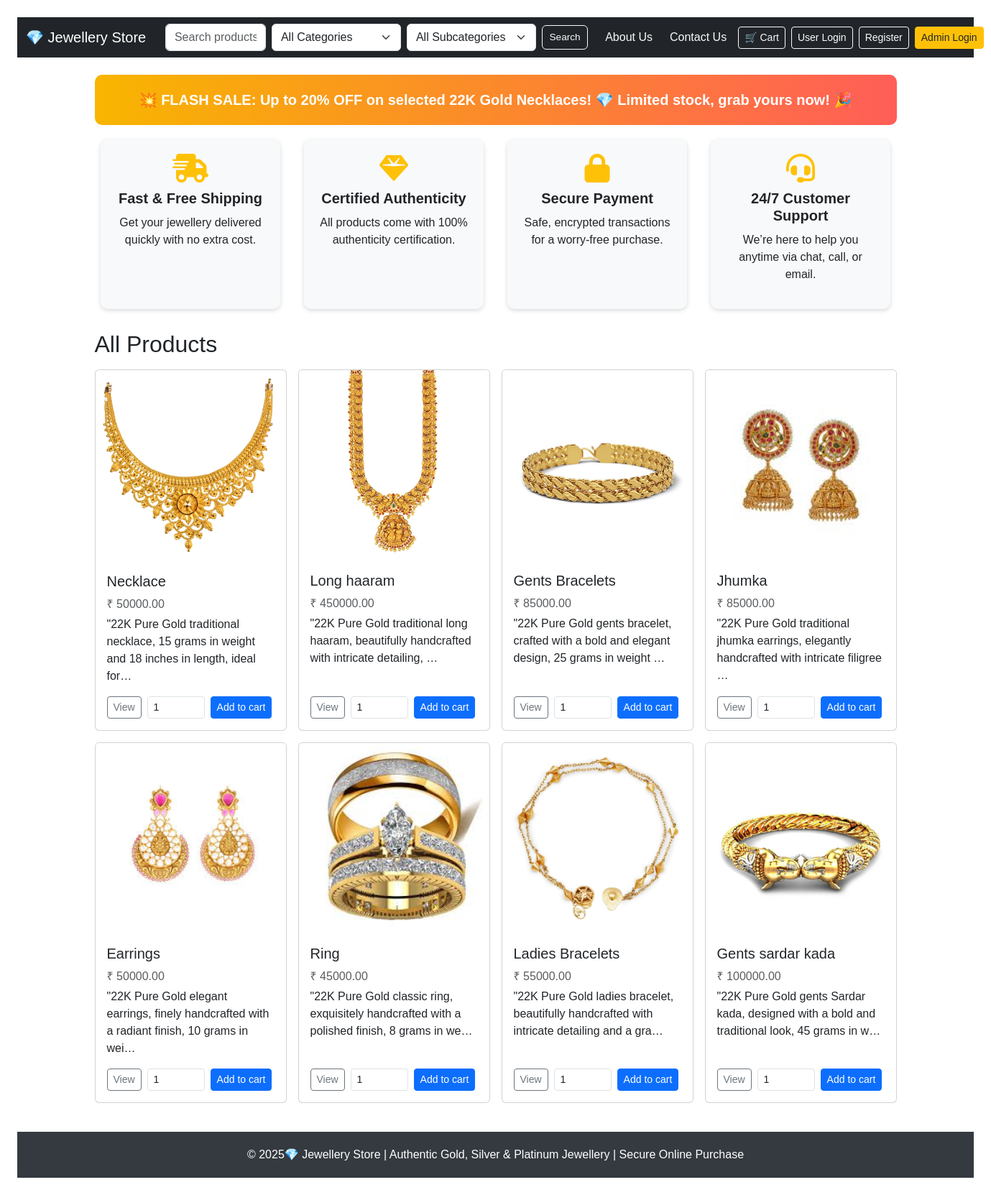
The page / on the database its author committed.
### models.py (models this page shows, shortened)
class Product(db.Model):
    __tablename__ = 'product'
    id = db.Column(db.Integer, primary_key=True)
    name = db.Column(db.String(150), nullable=False)
    description = db.Column(db.Text, nullable=True)
    price = db.Column(db.Float, nullable=False)
    stock = db.Column(db.Integer, default=0)
    image = db.Column(db.String(200), nullable=True)
    category_id = db.Column(db.Integer, db.ForeignKey('category.id'))
    category = db.relationship('Category', backref='products')

### routes/product_routes.py (the view)
@product_bp.route('/')
def home():
    categories = Category.query.with_entities(Category.name).distinct().all()
    subcategories = Category.query.with_entities(Category.subcategory).distinct().all()
    q = request.args.get('q')
    category_filter = request.args.get('category')
    subcategory_filter = request.args.get('subcategory')
    products = Product.query
    if q:
        products = products.filter(Product.name.ilike(f'%{q}%'))
    if category_filter:
        products = products.join(Category).filter(Category.name == category_filter)
    if subcategory_filter:
        products = products.join(Category).filter(Category.subcategory == subcategory_filter)
    products = products.all()
    return render_template(
        'home.html',
        products=products,
        categories=categories,
        subcategories=subcategories
    )

### templates/home.html (shortened to what this page needs)
{% extends "base.html" %}
{% from "_csrf.html" import csrf_field %}
{% block content %}
<h2 class="mb-3">All Products</h2>
{% if not products %}
  <div class="alert alert-info">No products yet.</div>
{% else %}
  <div class="row g-3">
    {% for p in products %}
      <div class="col-12 col-sm-6 col-md-4 col-lg-3">
        <div class="card h-100">
          <img src="{{ p.image or url_for('static', filename='placeholder.png') }}" class="card-img-top" alt="{{ p.name }}">
          <div class="card-body d-flex flex-column">
            <h5 class="card-title">{{ p.name }}</h5>
            <p class="card-text text-muted mb-1">₹ {{ '%.2f'|format(p.price) }}</p>
            <p class="card-text flex-grow-1">{{ (p.description or '')[:90] }}{% if (p.description or '')|length > 90 %}…{% endif %}</p>
            <div class="mt-auto d-flex gap-2">
              <a class="btn btn-sm btn-outline-secondary" href="{{ url_for('product.product_detail', product_id=p.id) }}">View</a>
              <form action="{{ url_for('product.add_to_cart', product_id=p.id) }}" method="post" class="d-flex gap-2">
                <input type="number" name="qty" value="1" min="1" class="form-control form-control-sm" style="width:80px">
                <button class="btn btn-sm btn-primary">Add to cart</button>
              </form>
            </div>
          </div>
        </div>
      </div>
    {% endfor %}
  </div>
{% endif %}
{% endblock %}

### templates/base.html (shortened to what this page needs)
<!DOCTYPE html>
<html lang="en">
<head>
  <link href="https://cdn.jsdelivr.net/npm/bootstrap@5.3.0/dist/css/bootstrap.min.css" rel="stylesheet">
</head>
<body>
  <nav class="navbar navbar-expand-lg navbar-dark bg-dark sticky-top">
    <div class="container-fluid">
      <a class="navbar-brand" href="{{ url_for('product.home') }}">💎 Jewellery  Store</a>
      <div class="collapse navbar-collapse" id="mainNav">
        <form method="get" action="{{ url_for('product.home') }}" class="d-flex align-items-center form-flex-nowrap me-3">
          <input type="text" name="q" placeholder="Search products..." class="form-control" value="{{ request.args.q or '' }}">
          <select name="category" class="form-select">
            <option value="">All Categories</option>
          </select>
          <select name="subcategory" class="form-select">
            <option value="">All Subcategories</option>
          </select>
          <button type="submit" class="btn btn-outline-light btn-navbar">Search</button>
        </form>
        <ul class="navbar-nav ms-auto d-flex align-items-center gap-2 no-wrap">
          <li class="nav-item"><a class="nav-link text-light" href="{{ url_for('product.about') }}">About Us</a></li>
          <li class="nav-item"><a class="nav-link text-light" href="{{ url_for('product.contact') }}">Contact Us</a></li>
          <li class="nav-item">
            <a class="btn btn-outline-light btn-sm no-wrap" href="{{ url_for('product.view_cart') }}">
              🛒 Cart
            </a>
          </li>
          {% if current_user.is_authenticated %}
            <li class="nav-item"><span class="navbar-text text-light">Hi, {{ current_user.username or current_user.email }}</span></li>
            <li class="nav-item"><a class="btn btn-outline-light btn-sm" href="{{ url_for('auth.logout') }}">Logout</a></li>
          {% else %}
            <li class="nav-item"><a class="btn btn-outline-light btn-sm" href="{{ url_for('auth.login') }}">User Login</a></li>
            <li class="nav-item"><a class="btn btn-outline-light btn-sm" href="{{ url_for('auth.signup') }}">Register</a></li>
            <li class="nav-item"><a class="btn btn-warning btn-sm text-dark" href="{{ url_for('auth.admin_login') }}">Admin Login</a></li>
          {% endif %}
        </ul>
      </div>
    </div>
  </nav>
  <div class="container mt-4">
    <div class="promo-banner">
      💥 FLASH SALE: Up to 20% OFF on selected 22K Gold Necklaces! 💎 Limited stock, grab yours now! 🎉
    </div>
  </div>
  <div class="container feature-cards">
    <div class="feature-card">
      <i class="fas fa-shipping-fast"></i>
      <h5>Fast & Free Shipping</h5>
      <p>Get your jewellery delivered quickly with no extra cost.</p>
    </div>
    <div class="feature-card">
      <i class="fas fa-gem"></i>
      <h5>Certified Authenticity</h5>
      <p>All products come with 100% authenticity certification.</p>
    </div>
    <div class="feature-card">
      <i class="fas fa-lock"></i>
      <h5>Secure Payment</h5>
      <p>Safe, encrypted transactions for a worry-free purchase.</p>
    </div>
    <div class="feature-card">
      <i class="fas fa-headset"></i>
      <h5>24/7 Customer Support</h5>
      <p>We’re here to help you anytime via chat, call, or email.</p>
    </div>
  </div>
  <div class="container mt-4">
    {% block content %}{% endblock %}
  </div>
  <footer>
    &copy; {{ current_year }} 2025💎 Jewellery Store | Authentic Gold, Silver & Platinum Jewellery | Secure Online Purchase
  </footer>
</body>
</html>

### templates/base.html (style rules this page uses)
body { font-family: Arial, sans-serif; margin: 24px; }
footer { background-color: #343a40; color: white; padding: 20px 0; text-align: center; margin-top: 40px; }
.promo-banner { background: linear-gradient(90deg, #f8b500, #ff5e57); color: white; padding: 20px; text-align: center; border-radius: 10px; margin-bottom: 20px; font-weight: bold; font-size: 1.25rem; animation: pulse 2s infinite; }
.feature-cards { display: flex; gap: 1rem; justify-content: space-around; flex-wrap: wrap; margin-bottom: 30px; }
.feature-card { background: #f8f9fa; border-radius: 10px; padding: 20px; width: 250px; box-shadow: 0 2px 6px rgba(0,0,0,0.15); text-align: center; transition: transform 0.3s ease; }
.feature-card i { font-size: 2.5rem; color: #ffc107; margin-bottom: 10px; }
.feature-card h5 { font-weight: bold; margin-bottom: 10px; }
.navbar .form-control, .navbar .form-select { min-width: 140px; max-width: 260px; }
.navbar .form-control[type="text"] { width: 220px; }
.navbar .btn-navbar { padding: .35rem .6rem; font-size: .85rem; }
.navbar .nav-link { white-space: nowrap; }
.navbar .no-wrap { white-space: nowrap; }
.form-flex-nowrap { flex-wrap: nowrap; gap: 0.5rem; }

### rows shown on the page
Product: image (picture), name "Necklace", price "50000.00", description "\"22K Pure Gold traditional necklace, 15 grams in weight and 18 inches in length, ideal for"
Product: image (picture), name "Long haaram", price "450000.00", description "\"22K Pure Gold traditional long haaram, beautifully handcrafted with intricate detailing,"
Product: image (picture), name "Gents Bracelets", price "85000.00", description "\"22K Pure Gold gents bracelet, crafted with a bold and elegant design, 25 grams in weight"
Product: image (picture), name "Jhumka", price "85000.00", description "\"22K Pure Gold traditional jhumka earrings, elegantly handcrafted with intricate filigree"
Product: image (picture), name "Earrings", price "50000.00", description "\"22K Pure Gold elegant earrings, finely handcrafted with a radiant finish, 10 grams in wei"
Product: image (picture), name "Ring", price "45000.00", description "\"22K Pure Gold classic ring, exquisitely handcrafted with a polished finish, 8 grams in we"
Product: image (picture), name "Ladies Bracelets", price "55000.00", description "\"22K Pure Gold ladies bracelet, beautifully handcrafted with intricate detailing and a gra"
Product: image (picture), name "Gents sardar kada", price "100000.00", description "\"22K Pure Gold gents Sardar kada, designed with a bold and traditional look, 45 grams in w"
